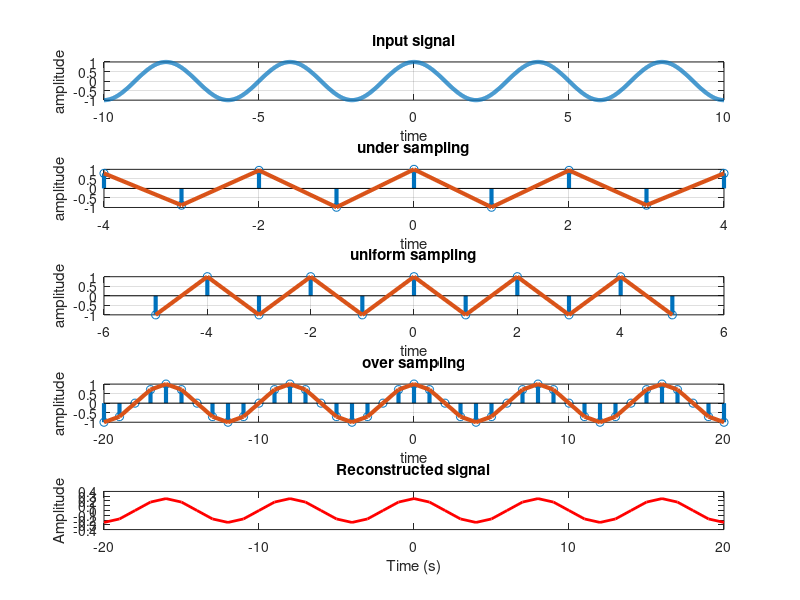

MATLAB code for this plot:
%sampling
clc;
clear all;
close all;
clc;
t=-10:0.01:10;
T=4;
fm=1/T;
x=cos(2*pi*fm*t);
subplot(5,1,1);
plot(t,x,'linewidth',3);
xlabel('time');
ylabel('amplitude');
grid;
title('input signal');

n1=-4:1:4;
fs1=1.9*fm;
fs2=2*fm;
fs3=8*fm;
x1=cos(2*pi*fm/fs1*n1);
subplot(5,1,2);
stem(n1,x1,'linewidth',3);
xlabel('number of samples');
ylabel('amplitude');
hold on;
subplot(5,1,2);plot(n1,x1,'linewidth',3);
xlabel('time');ylabel('amplitude');
grid;
title('under sampling');

n2=-5:1:5;
x2=cos(2*pi*fm/fs2*n2);
subplot(5,1,3);stem(n2,x2,'linewidth',3);
xlabel('number of samples');ylabel('amplitude');
hold on;
subplot(5,1,3);
plot(n2,x2,'linewidth',3);
xlabel('time');
ylabel('amplitude');
grid;
title('uniform sampling');

n3=-20:1:20;
x3=cos(2*pi*fm/fs3*n3);
subplot(5,1,4);
stem(n3,x3,'linewidth',3);
hold on;
subplot(5,1,4);
plot(n3,x3,'linewidth',3);
xlabel('number of samples');
ylabel('amplitude');
xlabel('time');
ylabel('amplitude');
grid;
title('over sampling');

f1 = filter(fm,1,x3);
subplot(5,1,5);
plot(n3,f1,'r','LineWidth',2.0);
title("Reconstructed signal");
xlabel("Time (s)");
ylabel("Amplitude");
